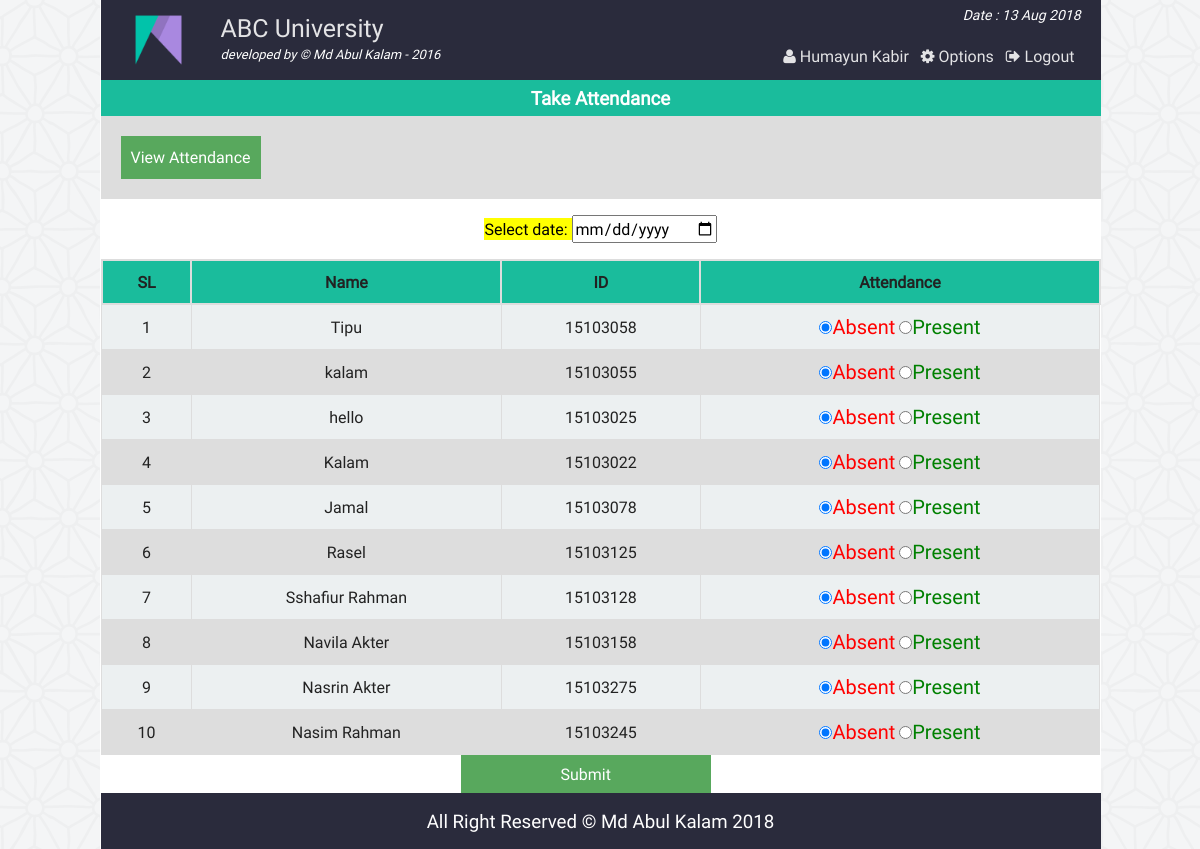
Screenshot of /class_att_fc.php (signed in) with the database file from the repository.
### tables this page shows
CREATE TABLE IF NOT EXISTS `at_student` (
  `id` int(11) NOT NULL AUTO_INCREMENT,
  `name` varchar(40) NOT NULL,
  `st_id` int(11) NOT NULL,
  PRIMARY KEY (`id`)
);

### php/functions.php (called while the page is built, shortened)
<?php
class login_registration_class{
	public function attn_student(){
		global $conn;
		$sql = "select * from at_student";
		$result = $conn->query($sql);
		return $result;
	}
};
?>

### class_att_fc.php (the view, shortened to what this page needs)
<?php
	require "php/config.php";
	require_once "php/functions.php";
	$user = new login_registration_class();
?>
<?php
include "php/headertop.php";
?>
<div class="all_student fix">
		<h3 style="text-align:center;color:#fff;margin:0;padding:5px;background:#1abc9c"> Take Attendance</h3>
		<div  class="fix" style="background:#ddd;padding:20px;">
			<span style="text-align:center;"><a style="color:#fff;" href="att_view_fc.php"> <button style="background:#58A85D;border:none;color:#fff;padding:10px;">View Attendance</button></a></span>
		</div>
	<form action="" method="post">
		<p style="text-align:center;color:#34495e;">
			<mark>Select date: <input type="date" name="attndate" required/></mark>
		</p>
		<table class="tab_one" style="text-align:center;">
			<tr>
				<th style="text-align:center;">SL</th>
				<th style="text-align:center;">Name</th>
				<th style="text-align:center;">ID</th>
				<th style="text-align:center;">Attendance</th>
			</tr>
			<?php
			$i=0;
				$alluser = $user->attn_student();
				while($rows = $alluser->fetch_assoc()){
				$i++;
		?>
			<tr>
				<td><?php echo $i;?></td>
				<td><?php echo $rows['name'];?></td>
				<td><?php echo $rows['st_id'];?></td>
				<td>
					<label style="color:red;font-size:20px"><input type="radio" name="attn[<?php echo $rows['st_id'];?>]" value="absent" checked/>Absent</label>
					<label style="color:green;font-size:20px"> <input type="radio" name="attn[<?php echo $rows['st_id'];?>]" value="present" />Present</label>
				</td>
			</tr>
			<?php } ?>
		</table>
		<span style="margin-left:360px;"><input style="<text-align:right></text-align:right>;background:#58A85D;border:none;color:#fff;padding:8px 100px;" type="submit" name="submit" value="Submit" /></span>
	</form>
</div>
<?php include "php/footerbottom.php";?>

### css/main.css (style rules this page uses)
html { color: #222; font-size: 1em; line-height: 1.4; }
a { text-decoration:none; }
.fix { overflow:hidden; }
body { font-family:roboto !important; background:url(../img/ptrn.png) repeat fixed; }
.st_reg th, td { padding: 8px; }
table.tab_one { width:100%; }
table.tab_one th { background:#1abc9c; padding:10px; font-weight:bold; text-align:left; }
table.tab_one td { border:1px solid #ddd; padding:8px; }
table.tab_one tr:nth-child(odd) { background:#ddd; }
table.tab_one tr:nth-child(even) { background:#ecf0f1; }
.all_student { min-height:450px; }
table.att_tab tr,td,th { border:2px solid #ddd; border-collapse:collapse; padding:8px; }

### rows the page displays
at_student: name "Tipu", st "15103058"
at_student: name "kalam", st "15103055"
at_student: name "hello", st "15103025"
at_student: name "Kalam", st "15103022"
at_student: name "Jamal", st "15103078"
at_student: name "Rasel", st "15103125"
at_student: name "Sshafiur Rahman", st "15103128"
at_student: name "Navila Akter", st "15103158"
at_student: name "Nasrin Akter", st "15103275"
at_student: name "Nasim Rahman", st "15103245"

### other values shown
$fname "Humayun Kabir"
